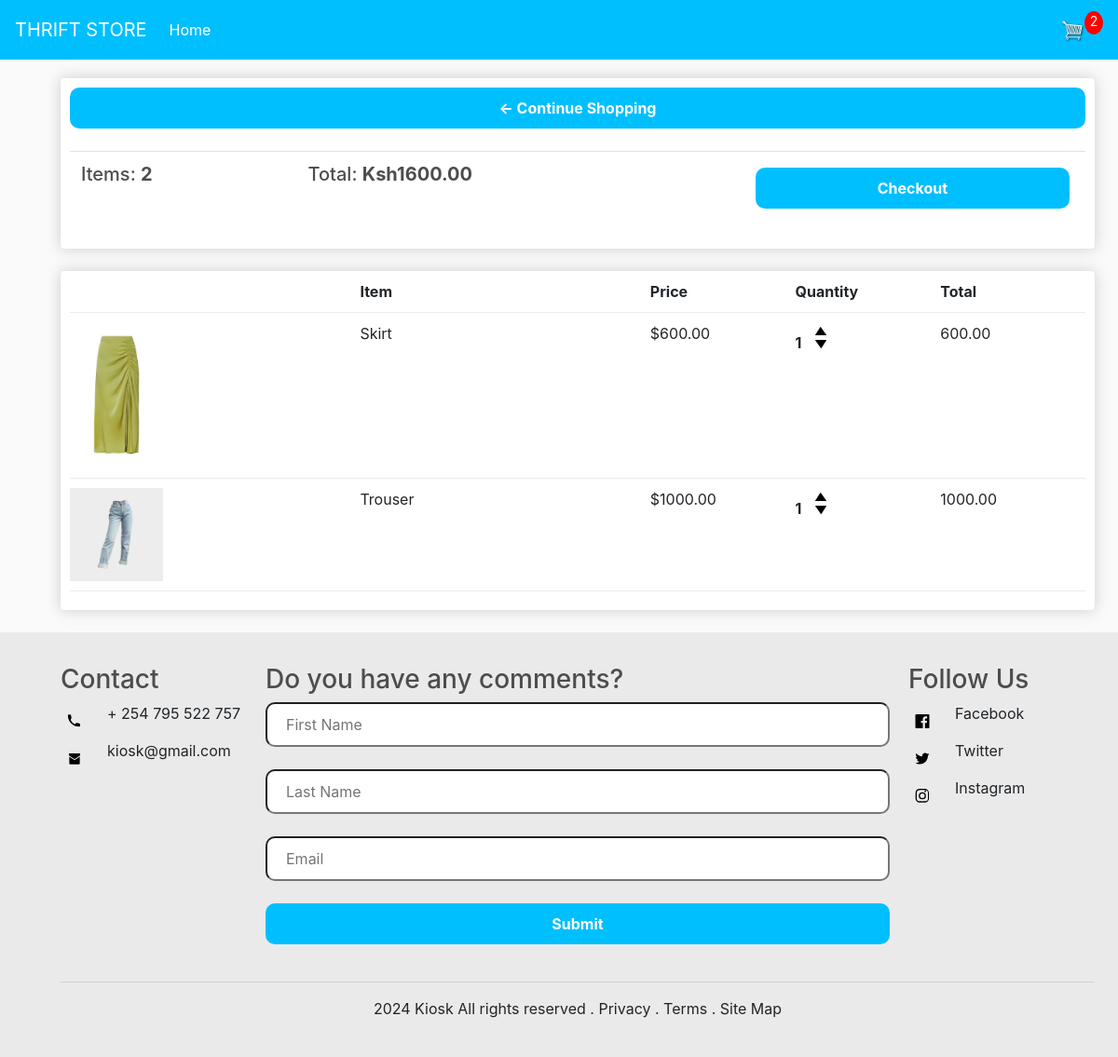
The app's page /cart (signed in) with its own data.
### store/models.py (models this page shows, shortened)
class Order(models.Model):
    customer = models.ForeignKey(Customer, on_delete=models.SET_NULL, null=True, blank=True)
    date_ordered = models.DateTimeField(auto_now_add=True)
    complete = models.BooleanField(default=False)
    transaction_id = models.CharField(max_length=100, null=True)
    @property
    def get_cart_total(self):
        orderitems = self.orderitem_set.all()
        total = sum([item.get_total for item in orderitems])
        return total
    @property
    def get_cart_items(self):
        orderitems = self.orderitem_set.all()
        total = sum([item.quantity for item in orderitems])
        return total

class OrderItem(models.Model):
    product = models.ForeignKey(Product, on_delete=models.SET_NULL, null=True, blank=True)
    order = models.ForeignKey(Order, on_delete=models.SET_NULL, null=True, blank=True)
    quantity = models.IntegerField(default=0, null=True, blank=True)
    date_added = models.DateTimeField(auto_now_add=True)
    @property
    def get_total(self):
        total = self.product.price * self.quantity
        return total

class Product(models.Model):
    name = models.CharField(max_length=200, null=True)
    price = models.DecimalField(max_digits=7, decimal_places=2)
    digital = models.BooleanField(default=False, null=True, blank=False)
    image = models.ImageField(null=True, blank=True)
    @property
    def imageURL(self):
        try:
            url = self.image.url
        except:
            url = ''
        return url

### store/views.py (the view)
# urls.py: path('cart', views.cart, name="cart"),
def cart(request):
    data = cartData(request)
    cartItems = data['cartItems']
    order = data['order']
    items = data['items']
    context = {'items':items, 'order':order, 'cartItems':cartItems}
    return render(request, 'store/cart.html', context)

### store/utils.py (called while the page is built)
def cartData(request):
    if request.user.is_authenticated:
        customer = request.user.customer
        order, created = Order.objects.get_or_create(customer=customer, complete=False)
        items = order.orderitem_set.all()
        cartItems = order.get_cart_items
    else:
        cookieData = cookieCart(request)
        cartItems = cookieData['cartItems']
        order = cookieData['order']
        items = cookieData['items']
    return {'items':items, 'order':order, 'cartItems':cartItems}

### store/templates/store/cart.html
{% extends 'store/main.html' %}
{% load static %}
{% block content %}
    <div class="row">
        <div class="col-lg-12">
            <div class="box-element">
                <a class="btn" href="{% url 'store' %}">&#x2190; Continue Shopping</a>
                <br>
                <br>
                <table class="table">
                    <tr>
                        <th><h5>Items: <strong>{{ order.get_cart_items }}</strong></h5></th>
                        <th><h5>Total: <strong>Ksh{{ order.get_cart_total|floatformat:2 }}</strong></h5></th>
                        <th>
                            <a style="float:right; margin:5px;" href="{% url 'checkout' %}" class="btn">
                                Checkout
                            </a>
                        </th>
                    </tr>
                </table>
            </div>
            <br>
            <div class="box-element">
                <div class="cart-row">
                    <div style="flex:2"></div>
                    <div style="flex:2"><strong>Item</strong></div>
                    <div style="flex:1"><strong>Price</strong></div>
                    <div style="flex:1"><strong>Quantity</strong></div>
                    <div style="flex:1"><strong>Total</strong></div>
                </div>
                {% for item in items %}
                <div class="cart-row">
                    <div style="flex:2">
                        <img class="row-image" src="{{item.product.imageURL}}" alt="">
                    </div>
                    <div style="flex:2"><p>{{ item.product.name }}</p></div>
                    <div style="flex:1"><p>${{ item.product.price|floatformat:2 }}</p></div>
                    <div style="flex:1">
                        <p class="quantity">{{ item.quantity }}</p>
                        <div class="quantity">
                            <img data-product="{{item.product.id}}" data-action="add"
                            class="chg-quantity update-cart" src="{% static 'images/arrow-up.png' %}" alt="">
                            <img data-product="{{ item.product.id }}" data-action="remove"
                            class="chg-quantity update-cart" src="{% static 'images/arrow-down.png' %}" alt="">
                        </div>
                    </div>
                    <div style="flex:1"><p>{{ item.get_total }}</p></div>
                </div>
                {% endfor %}
            </div>
        </div>
    </div>
{% endblock content %}

### static/css/main.css (style rules this page uses)
:root { --primary-color: rgb(0, 191, 255); --container-color: rgb(234, 234, 234); }
body { background-color: hsl(0, 0%, 98%); }
h1,h2,h3,h4,h5,h6 { color:hsl(0, 0%, 30%); }
.box-element { box-shadow:hsl(0, 0%, 80%) 0 0 16px; background-color: #fff; border-radius: 4px; padding: 10px; }
.col-lg-4, .col-lg-6, .col-lg-8, .col-lg-12 { margin-top: 10px; }
.btn { background: var(--primary-color); border-radius: 10px; width: 100%; padding: 10px 20px; color: white; cursor: pointer; }
.row-image { width: 100px; }
.cart-row { display: flex; align-items: flex-stretch; padding-bottom: 10px; margin-bottom: 10px; border-bottom: 1px solid #ececec; }
.quantity { display: inline-block; font-weight: 700; padding-right:10px; }
.chg-quantity { width: 12px; cursor: pointer; display: block; margin-top: 5px; transition:.1s; }
.btn { border: none; background-color: var(--primary-color); padding: 10px 20px; border-radius: 10px; font-weight: bold; }

### records on screen
Order: get_cart_items "2", get_cart_total "1600.00"
OrderItem: product.imageURL (picture), product.name "Skirt", product.price "600.00", quantity "1", get_total "600.00"
OrderItem: product.imageURL (picture), product.name "Trouser", product.price "1000.00", quantity "1", get_total "1000.00"

### other values on screen
{{ cartItems }} "2"
